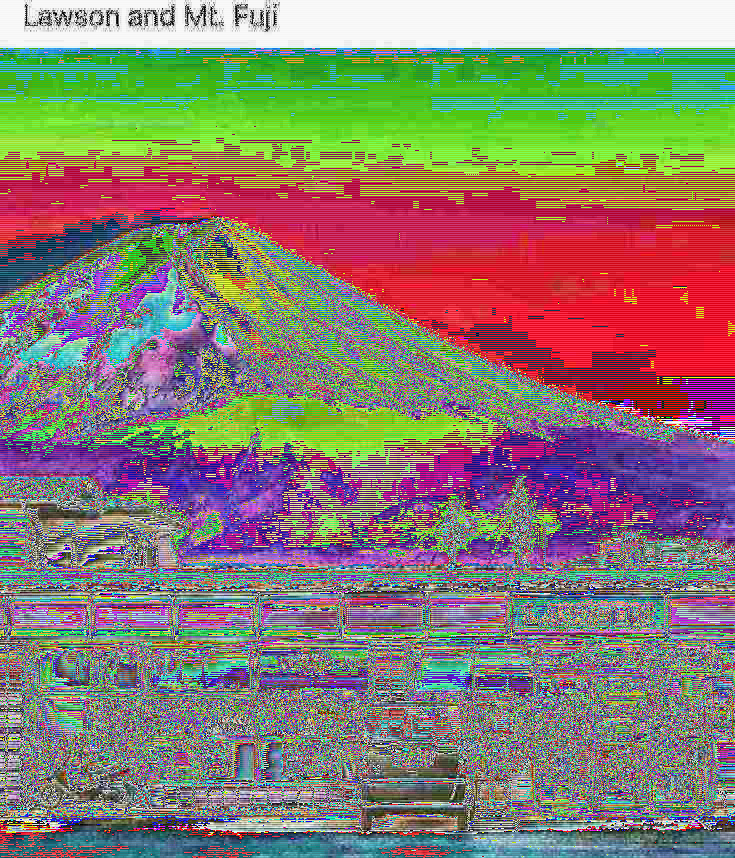
#> input picture enc.png, 735 x 858 px
$ python decrypt.py
#> lines starting #> are read from the running program, lines starting #| are printed output that depends on the picture
import imageio as img
import numpy as np
import matplotlib.pyplot as plt
def isOne(m):
    a = m[0] [0]
    b = m[0] [1]
    c = m[1] [0]
    d = m[1] [1]
    return (a*d) - (b*c) ==1

def decrypt(image,m):
    if not isOne(m) :
        return "Determinan Matriks harus 1"
    result = np.zeros_like(image)
    d = m[0][0]
    c = 256-m[0][1]
    b = 256-m[1][0]
    a = m[1][1]
    for i in range(0,image.shape[0]-1,2):
        for j in range(0, image.shape[1]):
            r1 = ((image[i,j,0] * a) + (image[i+1,j,0] * c)) % 256
            r2 = ((image[i,j,0] * b) + (image[i+1,j,0] *d)) % 256

            g1 = ((image[i,j,1] * a) + (image[i+1,j,1] * c)) % 256
            g2 = ((image[i,j,1] * b) + (image[i+1,j,1] *d)) % 256

            b1 = ((image[i,j,2] * a) + (image[i+1,j,2] * c)) % 256
            b2 = ((image[i,j,2] * b) + (image[i+1,j,2] *d)) % 256

            result[i,j,0]= r1
            result[i+1,j,0] = r2
            result[i,j,1] = g1
            result[i+1,j,1] = g2
            result[i,j,2]= b1
            result[i+1,j,2] = b2

    return result
image = img.imread("enc.png")
#> image is the input picture: shape (858, 735, 3); mean R, G, B 135.9, 124.4, 113.6
m = np.array([
    [3,2],
    [7,5]
])
imgDec = decrypt(image,m)
#> after the loop in decrypt, `for i in range(0,image.shape[0]-1,2):`:
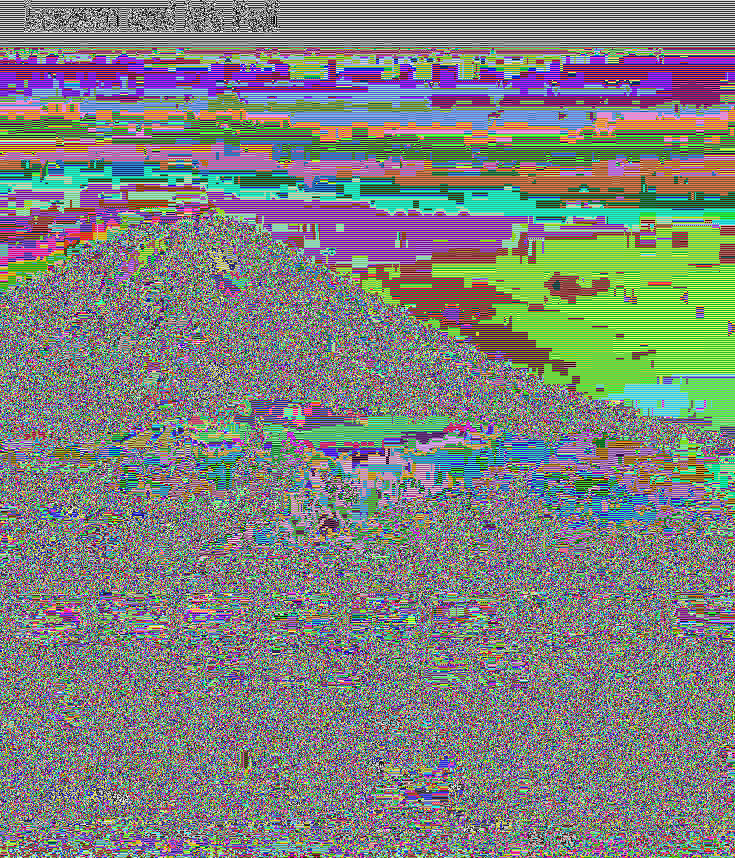
#> result: shape (858, 735, 3); mean R, G, B 126.3, 130, 125.7
plt.figure(figsize=(10,10))
plt.subplot(1,3,1)
plt.imshow(image)
plt.subplot(1,3,2)
plt.imshow(imgDec)
plt.show()
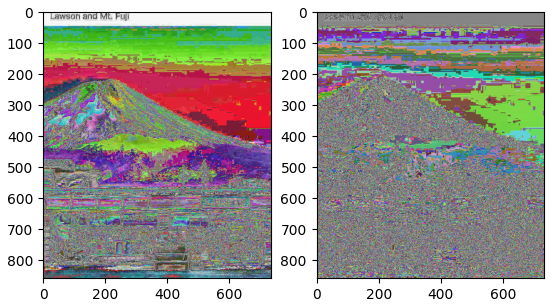
#> figure drawn by matplotlib, 2 panels
